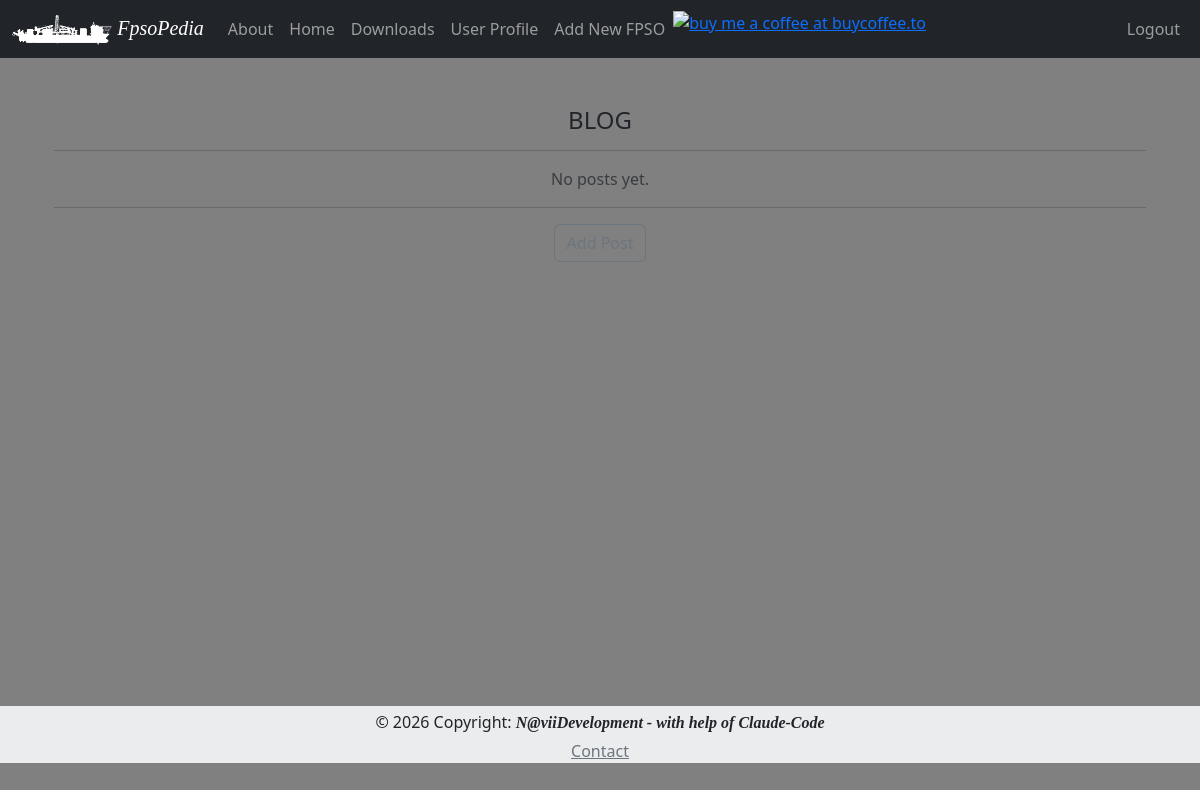
Page /blog (signed in) on the earlier database version.
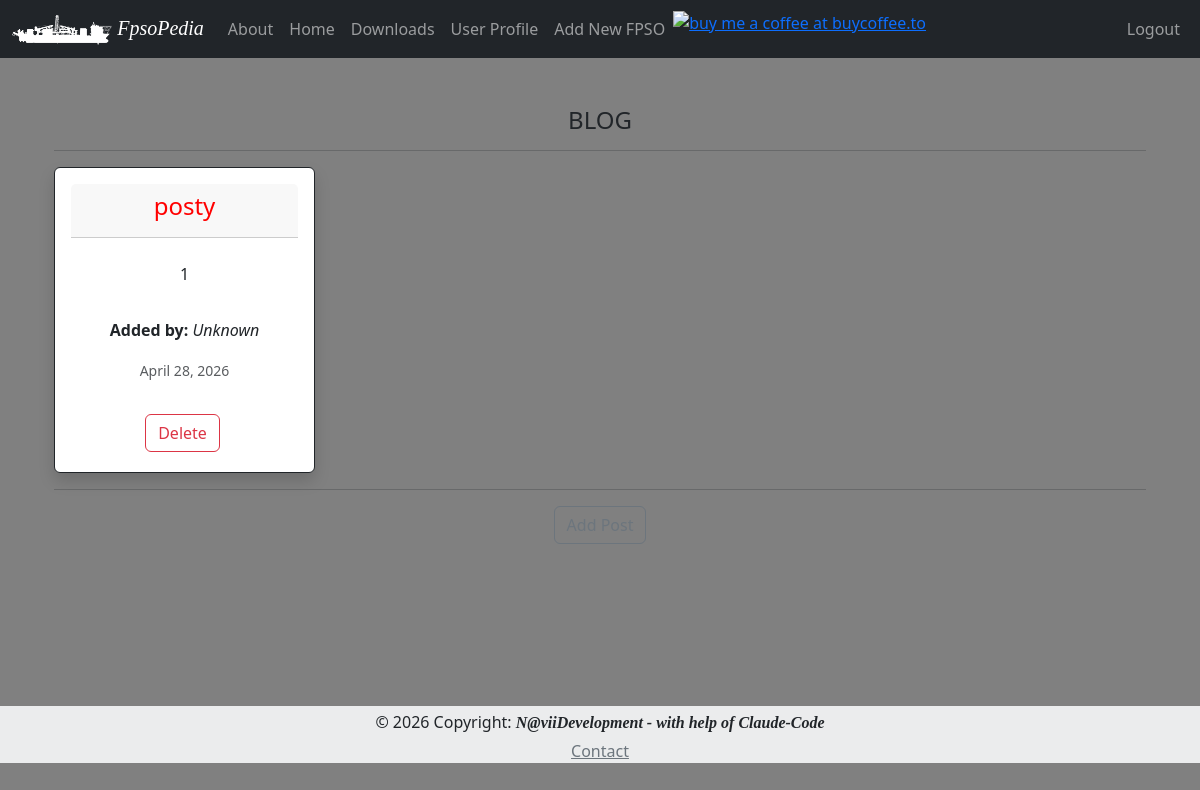
Same page on the later database version.
### App/models.py (models this page shows, shortened)
class Post(db.Model):
    id = db.Column(db.Integer, primary_key=True)
    blog_Title = db.Column(db.String(20))
    body = db.Column(db.String(140))
    timestamp = db.Column(db.DateTime, index=True, default=datetime.utcnow)
    user_id = db.Column(db.Integer, db.ForeignKey('user.id'))

### App/routes.py (the view)
@app.route('/blog')
def blog():
    posts = Post.query.order_by(Post.timestamp.desc()).all()
    return render_template('blog.html', title='Blog', posts=posts)

### App/models.py (called while the page is built)
@login.user_loader
def load_user(id):
    return User.query.get(int(id))

### App/templates/blog.html (shortened to what this page needs)
{% extends "base.html" %}
{% set active_page = 'blog' %}
{% block content %}
    <div class="container">
        <h4>BLOG</h4>
        <hr>
        {% if posts %}
            <div class="row justify-content-start g-3">
                {% for post in posts %}
                    <div class="col-12 col-lg-3">
                        <div class="card border-dark mb-3 shadow p-3 bg-body rounded h-100">
                            <div class="card-header">
                                <h4 class="newVersion">{{ post.blog_Title }}</h4>
                            </div>
                            <br>
                            <div class="row px-3">
                                <p>{{ post.body }}</p>
                            </div>
                            <div class="card-body text-dark">
                                <p class="card-text"><b>Added by:</b>
                                    <em>{{ post.author.user_name if post.author else 'Unknown' }}</em>
                                </p>
                                <p class="card-text text-muted"><small>{{ moment(post.timestamp).format('LL') }}</small></p>
                            </div>
                            {% if current_user.is_authenticated and current_user.username == 'Admin' %}
                            <div>
                                <a href="{{ url_for('delete_post', id=post.id) }}" class="btn btn-outline-danger me-1 mb-1">Delete</a>
                            </div>
                            {% endif %}
                        </div>
                    </div>
                {% endfor %}
            </div>
        {% else %}
            <p class="text-muted">No posts yet.</p>
        {% endif %}
        <hr>
        <a href="{{ url_for('add_post') }}" class="btn btn-outline-secondary mb-3">Add Post</a>
    </div>
{% endblock %}

Differences in the rows shown:
added Post: blog_Title "posty", body "1", author "Unknown", timestamp "April 28, 2026"
Other differences:
text no longer shown: "No posts yet."
